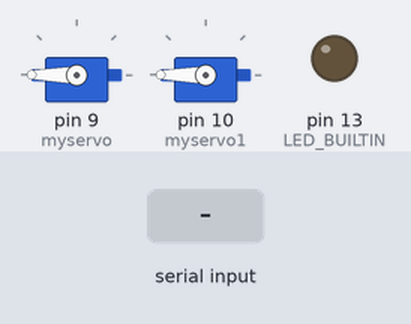
Bench run of a sketch on a simulated Arduino Uno, built with avr-gcc and run on an emulated ATmega328P. Parts: 2 × servo, output pins drawn as LEDs (lit = HIGH). The test bench sets the inputs (shaded band).

Above: at 1.2 s.
1.3 s: "2" received over Serial
At 2.0 s:
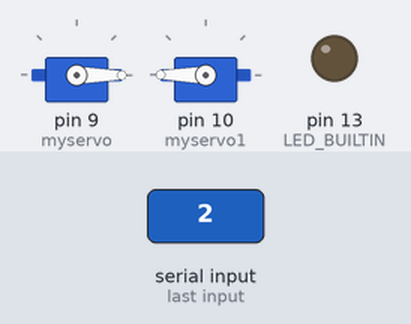
3.8 s: "1" received over Serial
At 4.6 s:
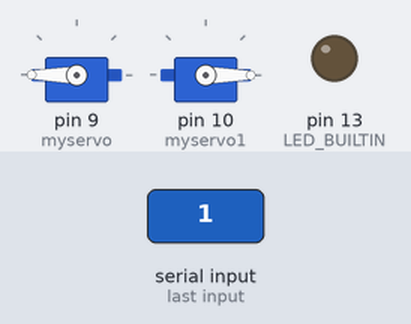
Timing chart, 0 to 6.8 s (numbered marks = the images above; inputs shaded):
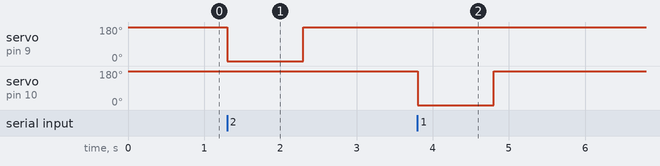

Measured:
- after the input at 1.3 s, servo on pin 9 (myservo): 180° → 0° at once, → 180° 1.0 s later
- after the input at 3.8 s, servo on pin 10 (myservo1): 180° → 0° at once, → 180° 1.0 s later

The sketch:

sketch_aug26a.ino
```cpp
#include <Servo.h>
Servo myservo;  // create servo object to control a servo
Servo myservo1;
int pos = 0;    // variable to store the servo position

//#define VCC2 3
//#define GND2 2


void setup() {
  // put your setup code here, to run once:
  Serial.begin(9600);
  pinMode(LED_BUILTIN, OUTPUT);
  myservo.attach(9);  // attaches the servo on pin 9 to the servo object
  myservo1.attach(10);
  while (!Serial) {
    ; // wait for serial port to connect.
  }
   myservo.write(180);
   myservo1.write(180);

}

void loop() {

  if (Serial.available() > 0) {
    byte incomingByte = 0;
    incomingByte = Serial.read(); // read the incoming byte:
    if (incomingByte ==50) { // -1 means no data is available

      //digitalWrite(LED_BUILTIN, HIGH);
      myservo.write(0);
      delay(1000);
      myservo.write(180);
     // Serial.write(1);
     // digitalWrite(LED_BUILTIN, LOW);
    }
    if (incomingByte ==49)
    {
      myservo1.write(0);
      delay(1000);
      myservo1.write(180);
    }

  }
  digitalWrite(LED_BUILTIN, LOW);

}
```
